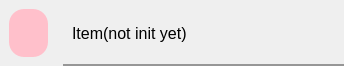
<?xml version="1.0" encoding="UTF-8"?>
<ui version="4.0">
 <class>SingleItemWidget</class>
 <widget class="QWidget" name="SingleItemWidget">
  <property name="geometry">
   <rect>
    <x>0</x>
    <y>0</y>
    <width>344</width>
    <height>66</height>
   </rect>
  </property>
  <property name="sizePolicy">
   <sizepolicy hsizetype="Expanding" vsizetype="Expanding">
    <horstretch>0</horstretch>
    <verstretch>0</verstretch>
   </sizepolicy>
  </property>
  <property name="minimumSize">
   <size>
    <width>300</width>
    <height>30</height>
   </size>
  </property>
  <property name="windowTitle">
   <string>Form</string>
  </property>
  <property name="styleSheet">
   <string notr="true"/>
  </property>
  <layout class="QHBoxLayout" name="horizontalLayout_2">
   <property name="leftMargin">
    <number>0</number>
   </property>
   <property name="topMargin">
    <number>0</number>
   </property>
   <property name="rightMargin">
    <number>0</number>
   </property>
   <property name="bottomMargin">
    <number>0</number>
   </property>
   <item>
    <widget class="QWidget" name="widget" native="true">
     <property name="sizePolicy">
      <sizepolicy hsizetype="Expanding" vsizetype="Expanding">
       <horstretch>17</horstretch>
       <verstretch>0</verstretch>
      </sizepolicy>
     </property>
     <property name="minimumSize">
      <size>
       <width>0</width>
       <height>0</height>
      </size>
     </property>
     <layout class="QVBoxLayout" name="verticalLayout">
      <item>
       <widget class="QWidget" name="imageWidget" native="true">
        <property name="sizePolicy">
         <sizepolicy hsizetype="Expanding" vsizetype="Expanding">
          <horstretch>100</horstretch>
          <verstretch>20</verstretch>
         </sizepolicy>
        </property>
        <property name="styleSheet">
         <string notr="true">#imageWidget {
	border-radius:      15px;
	background-color: pink;
	border-image: url(:/default.png);
}</string>
        </property>
       </widget>
      </item>
     </layout>
    </widget>
   </item>
   <item>
    <widget class="QWidget" name="labelWidget" native="true">
     <property name="sizePolicy">
      <sizepolicy hsizetype="Expanding" vsizetype="Expanding">
       <horstretch>83</horstretch>
       <verstretch>0</verstretch>
      </sizepolicy>
     </property>
     <property name="styleSheet">
      <string notr="true">#labelWidget {
	border-bottom-style: solid;
	border-bottom-color: rgba(150, 150, 150, 255);
	border-bottom-width: 2px;
}</string>
     </property>
     <layout class="QHBoxLayout" name="horizontalLayout">
      <item>
       <widget class="QLabel" name="label">
        <property name="sizePolicy">
         <sizepolicy hsizetype="Expanding" vsizetype="Expanding">
          <horstretch>20</horstretch>
          <verstretch>99</verstretch>
         </sizepolicy>
        </property>
        <property name="minimumSize">
         <size>
          <width>0</width>
          <height>0</height>
         </size>
        </property>
        <property name="font">
         <font>
          <pointsize>12</pointsize>
         </font>
        </property>
        <property name="styleSheet">
         <string notr="true"/>
        </property>
        <property name="text">
         <string>Item(not init yet)</string>
        </property>
       </widget>
      </item>
     </layout>
    </widget>
   </item>
  </layout>
 </widget>
 <resources/>
 <connections/>
</ui>
